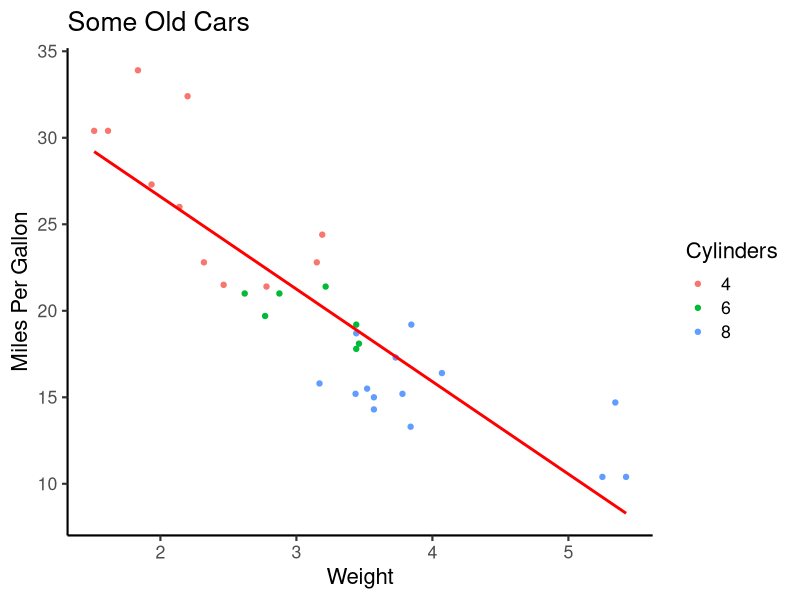

Here is the R script that generated this plot:
## ---- chunk 1
library(tidyverse)
theme_set(theme_minimal(base_size = 16))
knitr::opts_chunk$set(comment=NA, fig.width=7, fig.height=5, 
                      fig.align = 'center', out.width = 600,
                      message=FALSE, warning=FALSE, echo=TRUE)
set.seed(42)
## ---- chunk 2
(2 + 2)^2 * 2 + 4
## ---- chunk 3
x <- (2 + 2)^2 * 2 + 4
## ---- chunk 4
sqrt(x)

x %>% sqrt
## ---- chunk 5
x <- c(1,3,2,6,2)

x
## ---- chunk 6
mean(x) # sum(x) / n

median(x) # the middle value

var(x) # average squared distance to the mean

sd(x) # square root of variance
## ---- chunk 7
plot1 <- ggplot(data = mtcars) + 
  # add points
  geom_point(mapping = aes(x=wt, y=mpg, 
                           color = factor(cyl))) +
  # add a line of best fit
  geom_smooth(mapping = aes(x=wt, y=mpg),
              method = 'lm', se = FALSE, color = 'red') +
  # add labels
  labs(x = 'Weight', y = 'Miles Per Gallon',
       title = 'Some Old Cars', color = 'Cylinders') +
  # add a theme
  theme_classic(base_size = 16)
## ---- chunk 8
plot1
